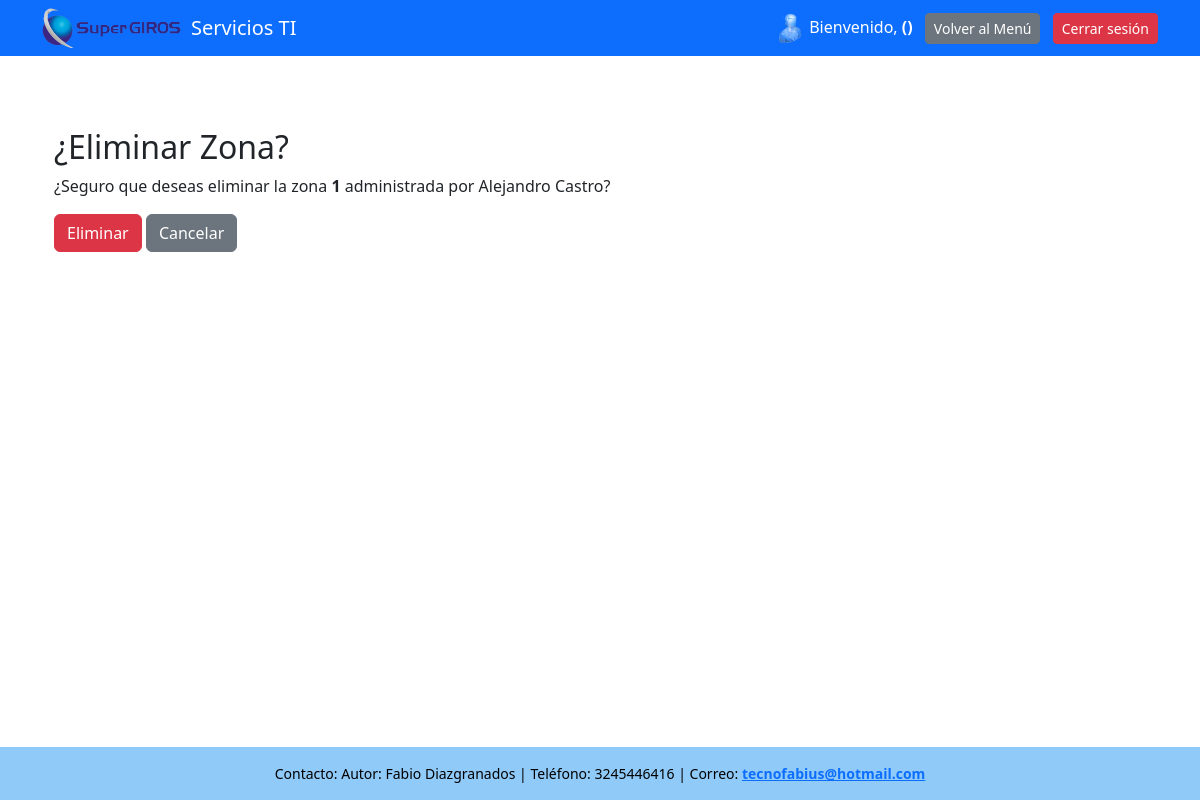
The app's page /zonas/eliminar/1/ (signed in) with its own data.
### servicios_ti/models.py (models this page shows, shortened)
class Zona(models.Model):
    ORIENTACION = [
        ('ciudad', 'Ciudad'),
        ('poblaciones', 'Poblaciones'),
    ]
    numero_zona = models.PositiveIntegerField(unique=True)
    nombre_admin_zona = models.CharField(max_length=255)
    apellido_admin_zona = models.CharField(max_length=255)
    telefono = models.CharField(max_length=15)
    orientacion = models.CharField(max_length=20, choices=ORIENTACION)

### servicios_ti/views.py (the view)
# urls.py: path('zonas/eliminar/<int:zona_id>/', views.eliminar_zona, name='eliminar_zona'),
def eliminar_zona(request, zona_id):
    if 'usuario_id' not in request.session:
        return redirect('login')
    zona = get_object_or_404(Zona, id=zona_id)
    if request.method == 'POST':
        zona.delete()
        messages.success(request, 'Zona eliminada exitosamente.')
        return redirect('lista_zonas')
    return render(request, 'confirmar_eliminar_zona.html', {'zona': zona})

### servicios_ti/templates/confirmar_eliminar_zona.html (shortened to what this page needs)
{% extends "base.html" %}
{% block content %}
<div class="container mt-5">
    <h2>¿Eliminar Zona?</h2>
    <p>¿Seguro que deseas eliminar la zona <strong>{{ zona.numero_zona }}</strong> administrada por {{ zona.nombre_admin_zona }} {{ zona.apellido_admin_zona }}?</p>
    <form method="post">
        <button type="submit" class="btn btn-danger">Eliminar</button>
        <a href="{% url 'lista_zonas' %}" class="btn btn-secondary">Cancelar</a>
    </form>
</div>
{% endblock %}

### servicios_ti/templates/base.html (style rules this page uses)
html, body { height: 100%; margin: 0; }

### records on screen
Zona: numero_zona "1", nombre_admin_zona "Alejandro", apellido_admin_zona "Castro"
